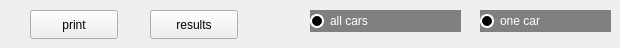
      <widget class="QWidget" name="tab_13">
       <attribute name="title">
        <string>License</string>
       </attribute>
       <widget class="QPushButton" name="pushButton_7">
        <property name="geometry">
         <rect>
          <x>150</x>
          <y>10</y>
          <width>88</width>
          <height>29</height>
         </rect>
        </property>
        <property name="text">
         <string>results</string>
        </property>
       </widget>
       <widget class="QPushButton" name="pushButton_8">
        <property name="geometry">
         <rect>
          <x>30</x>
          <y>10</y>
          <width>88</width>
          <height>29</height>
         </rect>
        </property>
        <property name="text">
         <string>print</string>
        </property>
       </widget>
       <widget class="QRadioButton" name="radioButton_7">
        <property name="geometry">
         <rect>
          <x>310</x>
          <y>10</y>
          <width>151</width>
          <height>22</height>
         </rect>
        </property>
        <property name="styleSheet">
         <string notr="true">QRadioButton {
    background-color : gray;
	color : white
}

QRadioButton::indicator {
	width : 10px;
	height : 10px;
	border-radius : 7px;   
}

QRadioButton::indicator:unchecked {
    background-color : black;
    border: 2px solid white;
}

QRadioButton::indicator:checked {
	background-color : white;
    border: 2px solid white;
}
</string>
        </property>
        <property name="text">
         <string>all cars</string>
        </property>
       </widget>
       <widget class="QRadioButton" name="radioButton_8">
        <property name="geometry">
         <rect>
          <x>480</x>
          <y>10</y>
          <width>131</width>
          <height>22</height>
         </rect>
        </property>
        <property name="styleSheet">
         <string notr="true">QRadioButton {
    background-color : gray;
	color : white
}

QRadioButton::indicator {
	width : 10px;
	height : 10px;
	border-radius : 7px;   
}

QRadioButton::indicator:unchecked {
    background-color : black;
    border: 2px solid white;
}

QRadioButton::indicator:checked {
	background-color : white;
    border: 2px solid white;
}
</string>
        </property>
        <property name="text">
         <string>one car</string>
        </property>
       </widget>
      </widget>
